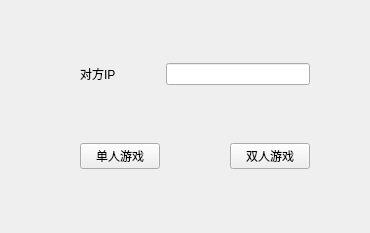
<?xml version="1.0" encoding="UTF-8"?>
<ui version="4.0">
 <class>StartWidget</class>
 <widget class="QWidget" name="StartWidget">
  <property name="geometry">
   <rect>
    <x>0</x>
    <y>0</y>
    <width>370</width>
    <height>233</height>
   </rect>
  </property>
  <property name="windowTitle">
   <string>Form</string>
  </property>
  <layout class="QGridLayout" name="gridLayout">
   <item row="0" column="0">
    <spacer name="horizontalSpacer_5">
     <property name="orientation">
      <enum>Qt::Horizontal</enum>
     </property>
     <property name="sizeHint" stdset="0">
      <size>
       <width>69</width>
       <height>20</height>
      </size>
     </property>
    </spacer>
   </item>
   <item row="0" column="1">
    <widget class="QLabel" name="label_4">
     <property name="text">
      <string>对方IP</string>
     </property>
    </widget>
   </item>
   <item row="0" column="2" colspan="2">
    <widget class="QLineEdit" name="lineEdit_3">
     <property name="text">
      <string/>
     </property>
    </widget>
   </item>
   <item row="0" column="4">
    <spacer name="horizontalSpacer_6">
     <property name="orientation">
      <enum>Qt::Horizontal</enum>
     </property>
     <property name="sizeHint" stdset="0">
      <size>
       <width>39</width>
       <height>20</height>
      </size>
     </property>
    </spacer>
   </item>
   <item row="1" column="0">
    <spacer name="horizontalSpacer_10">
     <property name="orientation">
      <enum>Qt::Horizontal</enum>
     </property>
     <property name="sizeHint" stdset="0">
      <size>
       <width>69</width>
       <height>20</height>
      </size>
     </property>
    </spacer>
   </item>
   <item row="1" column="1">
    <widget class="QPushButton" name="pushButton">
     <property name="text">
      <string>单人游戏</string>
     </property>
    </widget>
   </item>
   <item row="1" column="2">
    <spacer name="horizontalSpacer_9">
     <property name="orientation">
      <enum>Qt::Horizontal</enum>
     </property>
     <property name="sizeHint" stdset="0">
      <size>
       <width>58</width>
       <height>20</height>
      </size>
     </property>
    </spacer>
   </item>
   <item row="1" column="3">
    <widget class="QPushButton" name="pushButton_2">
     <property name="text">
      <string>双人游戏</string>
     </property>
    </widget>
   </item>
   <item row="1" column="4">
    <spacer name="horizontalSpacer_11">
     <property name="orientation">
      <enum>Qt::Horizontal</enum>
     </property>
     <property name="sizeHint" stdset="0">
      <size>
       <width>39</width>
       <height>20</height>
      </size>
     </property>
    </spacer>
   </item>
  </layout>
 </widget>
 <resources/>
 <connections/>
</ui>
